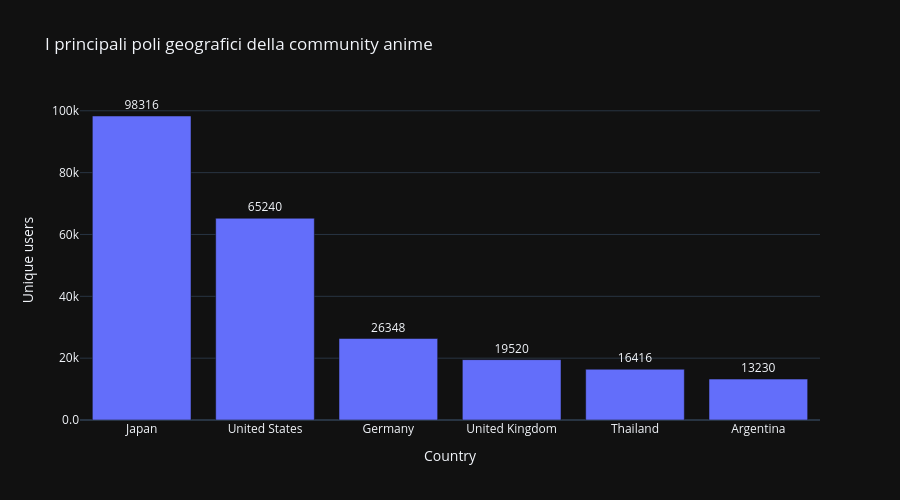

The notebook cell this image was saved under:
### Markdown cell above
## I principali poli geografici della community anime

### Code cell
top6_counts = (
    profiles.groupby("country")["username"].nunique().sort_values(ascending=False).head(6).reset_index(name="n_users")
)
fig = px.bar( top6_counts, x="country", y="n_users", text="n_users", title="I principali poli geografici della community anime", labels={"country": "Country", "n_users": "Unique users"}
)
fig.update_traces(textposition="outside")
fig.update_layout(
    width=900, height=500
)
fig.update_yaxes(tickformat=".2s")
fig.update_xaxes(categoryorder="total descending")

fig.show()

### Figure 1 — Plotly figure (JSON) as saved in the notebook; plotly's stock layout.template omitted (floating-point values rounded to 4 significant figures)
{"data": [{"hovertemplate": "Country=%{x}<br>Unique users=%{text}<extra></extra>", "legendgroup": "", "marker": {"color": "#636efa", "pattern": {"shape": ""}}, "name": "", "orientation": "v", "showlegend": false, "text": [98320.0, 65240.0, 26350.0, 19520.0, 16420.0, 13230.0], "textposition": "outside", "type": "bar", "x": ["Japan", "United States", "Germany", "United Kingdom", "Thailand", "Argentina"], "xaxis": "x", "y": [98316, 65240, 26348, 19520, 16416, 13230], "yaxis": "y"}], "layout": {"barmode": "relative", "height": 500, "legend": {"tracegroupgap": 0}, "title": {"text": "I principali poli geografici della community anime"}, "width": 900, "xaxis": {"anchor": "y", "categoryorder": "total descending", "domain": [0, 1], "title": {"text": "Country"}}, "yaxis": {"anchor": "x", "domain": [0, 1], "tickformat": ".2s", "title": {"text": "Unique users"}}}}
